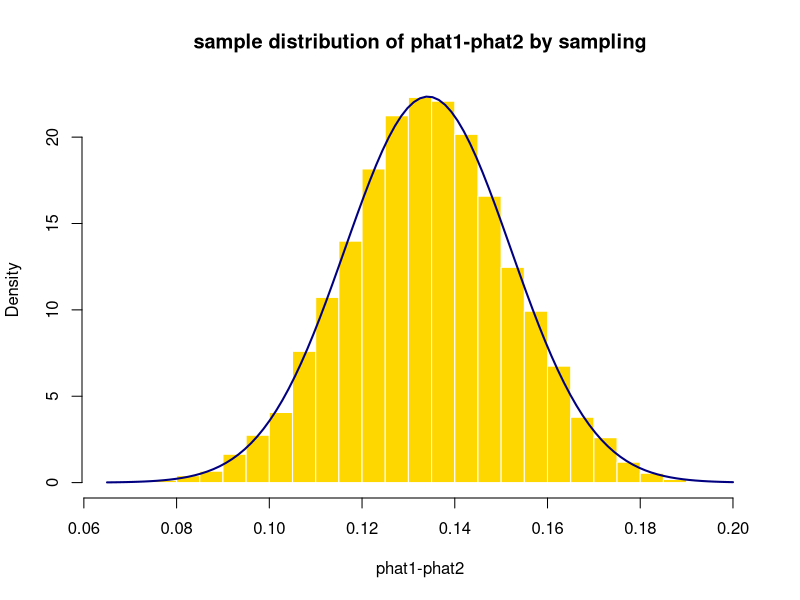

This chart was generated by the following R code:
## ---- chunk 1
prop.test(x=0.47*1100,n=1100,alternative = "two.sided",conf.level = 0.95)
## ---- chunk 2
se=sqrt(0.3*0.7/439);se
## ---- chunk 3
0.3+1.96*se
0.3-1.96*se
## ---- chunk 4
prop.test(x=0.3*439,n=439,alternative = "two.sided",conf.level = 0.95)
## ---- chunk 5
prop.test(x=0.57*1006,n=1006,alternative = "two.sided",conf.level = 0.95)
## ---- chunk 6
prop.test(x=0.18*1006,n=1006,alternative = "two.sided",conf.level = 0.95)
## ---- chunk 7
1/sqrt(501)
## ---- chunk 8
Z=0.05*sqrt(501)/0.5
Z
pn=pnorm(Z, mean = 0, sd = 1)
pn-(1-pn)
## ---- chunk 9
prop.test(x=0.54*501,n=501,alternative = "two.sided",conf.level = 0.95)
## ---- chunk 10
prop.test(x=0.05*501,n=501,alternative = "two.sided",conf.level = 0.95)
## ---- chunk 11
prop.test(x=c(85,24),n=c(1105,1379),alternative = "two.sided",conf.level = 0.95)
## ---- chunk 12
prop.test(x=c(0.14*524,0.06*542),n=c(524,542),alternative = "two.sided",conf.level = 0.95)
## ---- chunk 13
Prop_CI = function(n1,n2,p1, p2, confd) {
 
  all.phat = c()
  for (i in 1:10000) {
    phat1 = sum(sample(c(0,1), n1, replace = T, prob = c(1-p1,p1)))/n1
    phat2 = sum(sample(c(0,1), n2, replace = T, prob = c(1-p2,p2)))/n2
    phat_d=phat1-phat2
    all.phat[i] = phat_d
  }
  
  all.phat = sort(all.phat)
  
  low.per = ceiling(((1-confd)/2)*10000)
  low.vlue = all.phat[low.per]
  high.per = ceiling((1-((1-confd)/2))*10000)
  high.vlue = all.phat[high.per]
  
  results = c(paste((1-confd)/2*100,"%"), paste((1-((1-confd)/2))*100,"%"), low.vlue, high.vlue)
  
  mean.p = mean(all.phat)
  sd.p = sd(all.phat)
  
  CI = list(CI = matrix(results, nrow = 2, byrow = T), mean = mean.p, sd = sd.p, all.phat=all.phat)
  
  return(CI)
}

CI=Prop_CI(1467,1575,915/1467,771/1575,0.95)
CI[1:3]


# By calculation
n1 = 1467
n2=1575
p1=915/1467
p2 = 771/1575

z = qnorm((1-0.95)/2, lower.tail = F)
se = sqrt((p1*(1-p1)/n1)+(p2*(1-p2)/n2))

high.c = p1-p2 + z*se; high.c
low.c = p1-p2 - z*se; low.c
## ---- chunk 14
#plot
#draw sample distribution
hist(CI[[4]],probability = T,breaks = 20,main="sample distribution of phat1-phat2 by sampling",xlab="phat1-phat2",col = "gold",border="white")
#加上理論的部分
curve(dnorm(x,p1-p2,se),add=T,col="navy",lwd=2)
